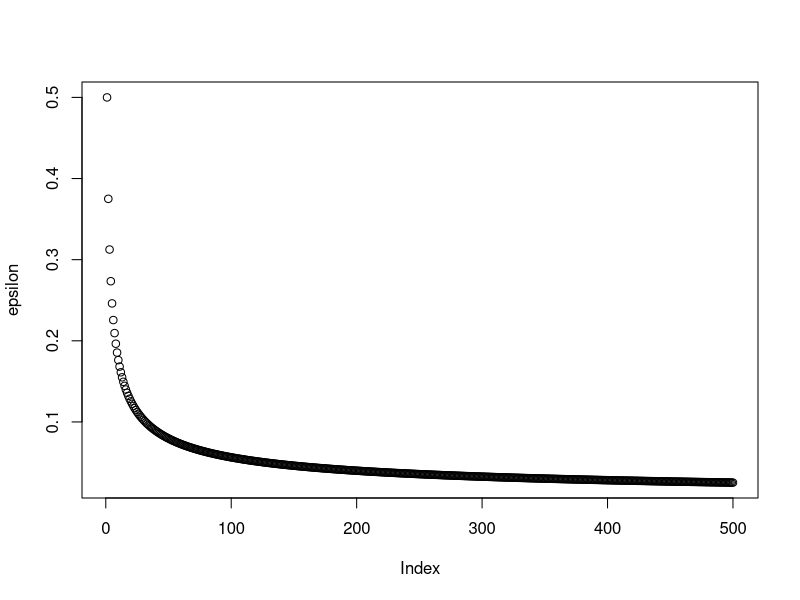
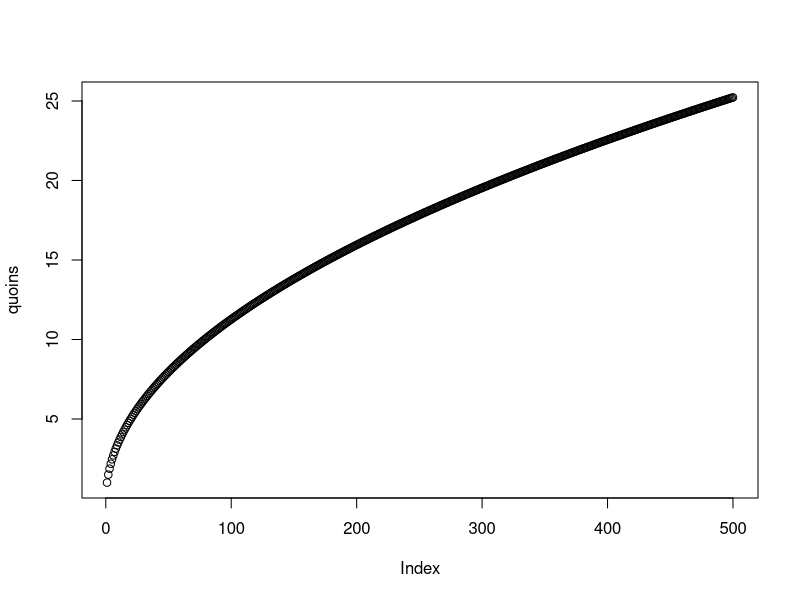
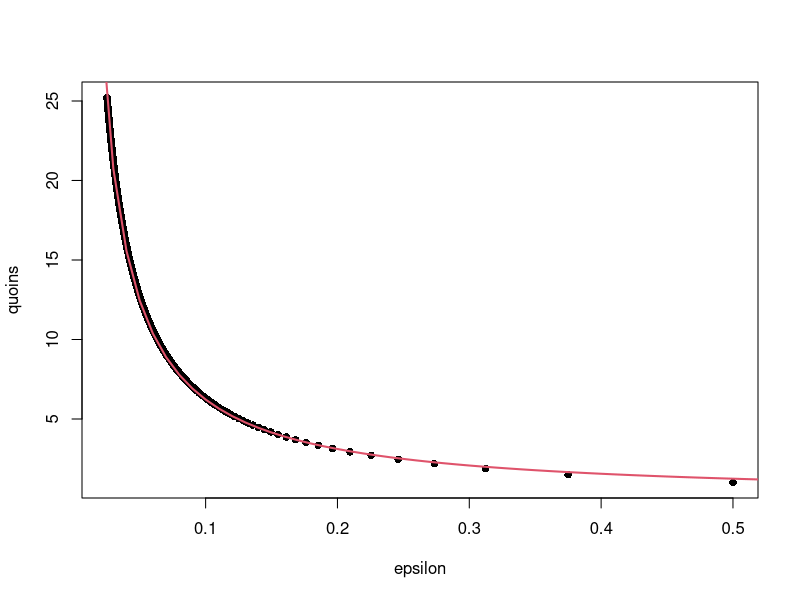

R code for these plots, in order:
# qk <- function(k) {choose(2*k,k)/((2*k-1)*2^(2*k))}
# tauk_fn <- function(k,p2) {2 * qk(k) * (1-p2^k) / (1-p2)}
#
# p <- seq(0.01, 0.99, 0.02)
# p2 <- 4*p*(1-p)
#
# kmax <- c(1,5,20,100,500)
#
# for (ii in 1:length(kmax)){
#   k <- 1:kmax[ii]
#
#   quoins <- numeric(length(p))
#   for (j in 1:length(p2)) {
#     Etauk <- numeric(length(k))
#     for (i in 1:length(k)) {
#       Etauk[i] <- tauk_fn(k[i], p2[j])
#     }
#     quoins[j] <- sum(Etauk)
#   }
#
#   epsilon <- 1- sum(qk(1:k))
#
# }
#
#


p2 <- function(p) {4*p*(1-p)}
qk <- function(k) {choose(2*k,k)/((2*k-1)*2^(2*k))}

p <- 0.4999 # see what happens when you vary this
k <- 1:500

epsilon <- 1- cumsum(qk(k))
quoins <- (2/(1-p2(p))) * cumsum(qk(k) * (1-p2(p)^k))

plot(epsilon)
plot(quoins)
plot(epsilon, quoins, pch=16)

eps <- seq(0, 1, 0.01)
lines(eps, 0.6223*eps^(-1), lwd=2, col=2)

## no way does this relationship fit:
#lines(eps, 5.573*eps^(-0.5) - 11.06, col='purple')



